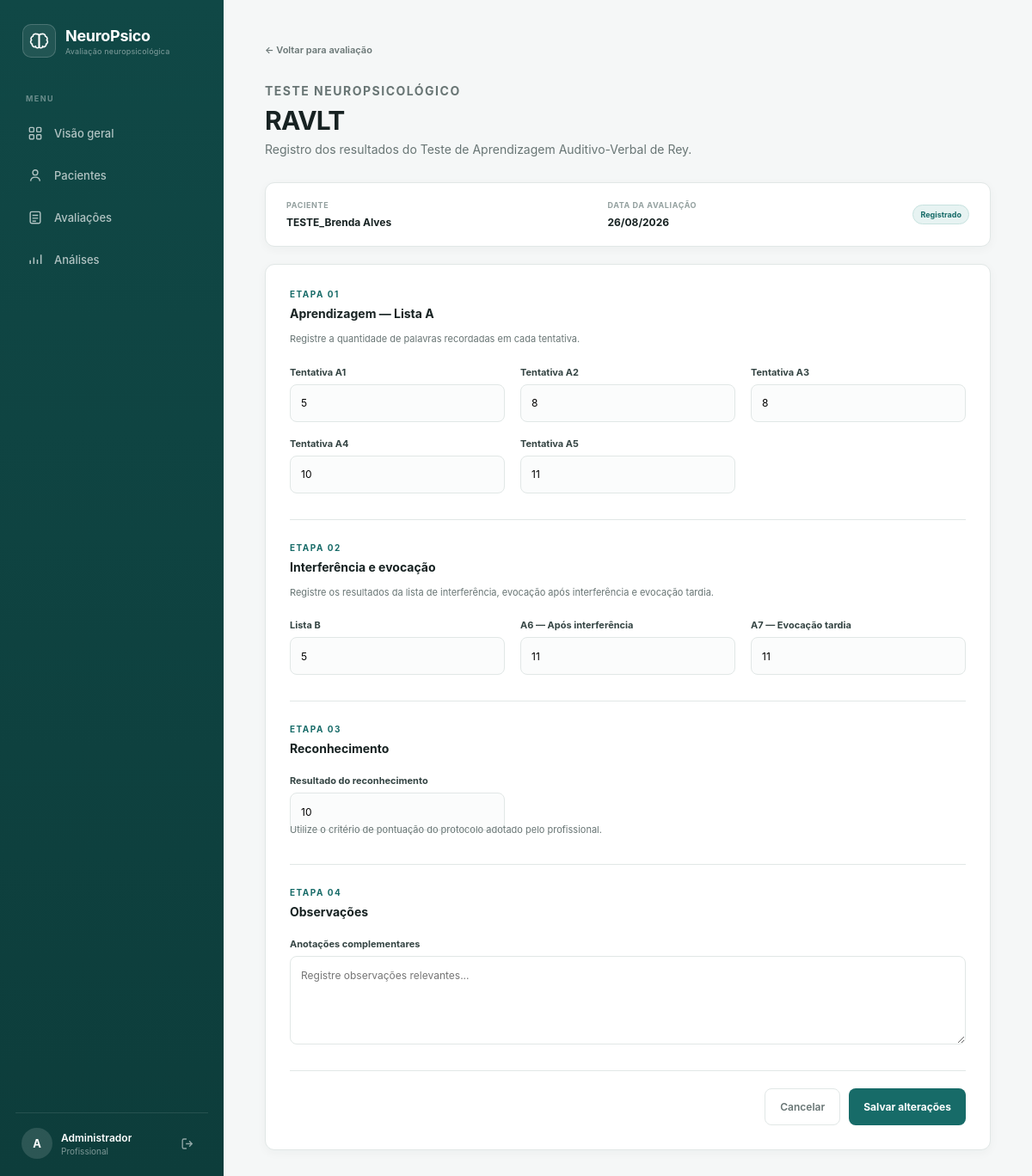
/avaliacoes/1/ravlt (signed in), run on the app's committed database.
### app/models/profissional.py (models this page shows, shortened)
class Profissional(UserMixin, db.Model):
    __tablename__ = "profissional"
    id = db.Column(db.Integer, primary_key=True)
    nome = db.Column(db.String(150), nullable=False)
    email = db.Column(db.String(150), nullable=False, unique=True)
    senha = db.Column(db.String(255), nullable=False)
    avaliacoes = db.relationship(
        "Avaliacao",
        back_populates="profissional"
    )

### app/models/paciente.py (models this page shows, shortened)
class Paciente(db.Model):
    __tablename__ = "paciente"
    id = db.Column(db.Integer, primary_key=True)
    nome = db.Column(db.String(150), nullable=False)
    data_nascimento = db.Column(db.Date, nullable=False)
    sexo = db.Column(db.String(30))
    estado_civil = db.Column(db.String(50))
    anos_estudo = db.Column(db.Integer)
    profissao = db.Column(db.String(100))
    ocupacao_atual = db.Column(db.String(100))
    avaliacoes = db.relationship(
        "Avaliacao",
        back_populates="paciente"
    )

### app/models/avaliacao.py (models this page shows, shortened)
class Avaliacao(db.Model):
    __tablename__ = "avaliacao"
    id = db.Column(db.Integer, primary_key=True)
    data = db.Column(db.Date, nullable=False)
    queixa_atual = db.Column(db.Text)
    horas_sono_anterior = db.Column(db.Float)
    observacao = db.Column(db.Text)
    profissional_id = db.Column(
        db.Integer,
        db.ForeignKey("profissional.id"),
        nullable=False
    )
    paciente_id = db.Column(
        db.Integer,
        db.ForeignKey("paciente.id"),
        nullable=False
    )
    profissional = db.relationship(
        "Profissional",
        back_populates="avaliacoes"
    )
    paciente = db.relationship(
        "Paciente",
        back_populates="avaliacoes"
    )
    ravlt = db.relationship(
        "RAVLT",
        back_populates="avaliacao",
        uselist=False,
        cascade="all, delete-orphan"
    )
    tmt = db.relationship(
        "TMT",
        back_populates="avaliacao",
        uselist=False,
        cascade="all, delete-orphan"
    )
    fluencia_verbal = db.relationship(
        "FluenciaVerbal",
        back_populates="avaliacao",
        uselist=False,
        cascade="all, delete-orphan"
    )

### app/models/ravlt.py (models this page shows, shortened)
class RAVLT(db.Model):
    __tablename__ = "ravlt"
    id = db.Column(db.Integer, primary_key=True)
    avaliacao_id = db.Column(
        db.Integer,
        db.ForeignKey("avaliacao.id"),
        nullable=False,
        unique=True
    )
    observacao = db.Column(db.Text)
    quantidade_a1 = db.Column(db.Integer)
    quantidade_a2 = db.Column(db.Integer)
    quantidade_a3 = db.Column(db.Integer)
    quantidade_a4 = db.Column(db.Integer)
    quantidade_a5 = db.Column(db.Integer)
    quantidade_lista_b = db.Column(db.Integer)
    quantidade_a6 = db.Column(db.Integer)
    quantidade_a7 = db.Column(db.Integer)
    reconhecimento = db.Column(db.Integer)
    avaliacao = db.relationship(
        "Avaliacao",
        back_populates="ravlt"
    )

### app/routes/ravlt.py (the view, shortened to what this page needs)
@ravlt_bp.route(
    "/<int:avaliacao_id>/ravlt",
    methods=["GET", "POST"]
)
@login_required
def formulario(avaliacao_id):
    avaliacao = buscar_avaliacao(avaliacao_id)
    ravlt = avaliacao.ravlt
    return render_template(
        "avaliacoes/ravlt.html",
        avaliacao=avaliacao,
        ravlt=ravlt
    )

### app/routes/ravlt.py (called while the page is built)
def buscar_avaliacao(avaliacao_id):
    avaliacao = db.get_or_404(Avaliacao, avaliacao_id)
    if avaliacao.profissional_id != current_user.id:
        abort(404)
    return avaliacao

### app/templates/avaliacoes/ravlt.html (shortened to what this page needs)
{% extends "base.html" %}
{% block content %}
<header class="page-header">
    <div>
        <a
            href="{{ url_for('avaliacoes.visualizar', avaliacao_id=avaliacao.id) }}"
            class="back-link"
        >
            ← Voltar para avaliação
        </a>
        <p class="page-eyebrow">TESTE NEUROPSICOLÓGICO</p>
        <h1>RAVLT</h1>
        <p>
            Registro dos resultados do Teste de
            Aprendizagem Auditivo-Verbal de Rey.
        </p>
    </div>
</header>
<section class="page-container">
    <div class="ravlt-patient-bar">
        <div>
            <span class="detail-label">PACIENTE</span>
            <strong>{{ avaliacao.paciente.nome }}</strong>
        </div>
        <div>
            <span class="detail-label">DATA DA AVALIAÇÃO</span>
            <strong>
                {{ avaliacao.data.strftime('%d/%m/%Y') }}
            </strong>
        </div>
        <div>
            <span class="test-status {% if ravlt %}completed{% endif %}">
                {% if ravlt %}
                    Registrado
                {% else %}
                    Não registrado
                {% endif %}
            </span>
        </div>
    </div>
    <form method="POST" class="form-card ravlt-form-card">
        <div class="form-section">
            <p class="page-eyebrow">ETAPA 01</p>
            <h2 class="form-section-title">
                Aprendizagem — Lista A
            </h2>
            <p class="ravlt-section-description">
                Registre a quantidade de palavras recordadas
                em cada tentativa.
            </p>
            <div class="ravlt-fields-grid">
                {% for numero in range(1, 6) %}
                {% set campo = 'quantidade_a' ~ numero %}
                <div class="form-group">
                    <label for="{{ campo }}">
                        Tentativa A{{ numero }}
                    </label>
                    <input
                        type="number"
                        id="{{ campo }}"
                        name="{{ campo }}"
                        min="0"
                        max="15"
                        placeholder="0 a 15"
                        value="{{ request.form.get(campo, ravlt|attr(campo) if ravlt else '') if request.method == 'POST' else (ravlt|attr(campo) if ravlt and ravlt|attr(campo) is not none else '') }}"
                    >
                </div>
                {% endfor %}
            </div>
        </div>
        <div class="form-section">
            <p class="page-eyebrow">ETAPA 02</p>
            <h2 class="form-section-title">
                Interferência e evocação
            </h2>
            <p class="ravlt-section-description">
                Registre os resultados da lista de interferência,
                evocação após interferência e evocação tardia.
            </p>
            <div class="ravlt-fields-grid">
                {% for campo, titulo in [
                    ('quantidade_lista_b', 'Lista B'),
                    ('quantidade_a6', 'A6 — Após interferência'),
                    ('quantidade_a7', 'A7 — Evocação tardia')
                ] %}
                <div class="form-group">
                    <label for="{{ campo }}">
                        {{ titulo }}
                    </label>
                    <input
                        type="number"
                        id="{{ campo }}"
                        name="{{ campo }}"
                        min="0"
                        max="15"
                        placeholder="0 a 15"
                        value="{{ request.form.get(campo, ravlt|attr(campo) if ravlt else '') if request.method == 'POST' else (ravlt|attr(campo) if ravlt and ravlt|attr(campo) is not none else '') }}"
                    >
                </div>
                {% endfor %}
            </div>
        </div>
        <div class="form-section">
            <p class="page-eyebrow">ETAPA 03</p>
            <h2 class="form-section-title">
                Reconhecimento
            </h2>
            <div class="ravlt-fields-grid">
                <div class="form-group">
                    <label for="reconhecimento">
                        Resultado do reconhecimento
                    </label>
                    <input
                        type="number"
                        id="reconhecimento"
                        name="reconhecimento"
                        min="0"
                        placeholder="Informe o escore"
                        value="{{ request.form.get('reconhecimento', ravlt.reconhecimento if ravlt else '') if request.method == 'POST' else (ravlt.reconhecimento if ravlt and ravlt.reconhecimento is not none else '') }}"
                    >
                </div>
            </div>
            <p class="ravlt-section-description">
                Utilize o critério de pontuação do protocolo
                adotado pelo profissional.
            </p>
        </div>
        <div class="form-section">
            <p class="page-eyebrow">ETAPA 04</p>
            <h2 class="form-section-title">
                Observações
            </h2>
            <div class="form-group">
                <label for="observacao">
                    Anotações complementares
                </label>
                <textarea
                    id="observacao"
                    name="observacao"
                    rows="4"
                    placeholder="Registre observações relevantes..."
                >{{ request.form.get('observacao', ravlt.observacao or '' if ravlt else '') }}</textarea>
            </div>
        </div>
        <div class="form-actions">
            <a
                href="{{ url_for('avaliacoes.visualizar', avaliacao_id=avaliacao.id) }}"
                class="button-secondary"
            >
                Cancelar
            </a>
            <button type="submit" class="button-primary">
                {% if ravlt %}
                    Salvar alterações
                {% else %}
                    Salvar resultados
                {% endif %}
            </button>
        </div>
    </form>
</section>
{% endblock %}

### app/templates/base.html (shortened to what this page needs)
<!DOCTYPE html>
<html lang="pt-BR">
<head>
    <link
        rel="stylesheet"
        href="{{ url_for('static', filename='css/app.css') }}"
    >
</head>
<body>
<div class="app-layout">
    <aside class="sidebar">
        <div class="sidebar-header">
            <div class="brand-icon">
            </div>
            <div>
                <span class="brand-name">NeuroPsico</span>
                <span class="brand-subtitle">
                    Avaliação neuropsicológica
                </span>
            </div>
        </div>
        <nav class="sidebar-nav">
            <span class="nav-section-title">
                MENU
            </span>
            <a
                href="{{ url_for('auth.dashboard') }}"
                class="nav-item {% if request.endpoint == 'auth.dashboard' %}active{% endif %}"
            >
                <span>Visão geral</span>
            </a>
            <a
                href="{{ url_for('pacientes.listar') }}"
                class="nav-item {% if request.blueprint == 'pacientes' %}active{% endif %}"
            >
                <svg viewBox="0 0 24 24" fill="none">
                    <circle
                        cx="12"
                        cy="8"
                        r="3.5"
                        stroke="currentColor"
                        stroke-width="1.7"
                    />
                    <path
                        d="M5.5 20C5.8 16.5 8.3 14.5 12 14.5C15.7 14.5 18.2 16.5 18.5 20"
                        stroke="currentColor"
                        stroke-width="1.7"
                    />
                </svg>
                <span>Pacientes</span>
            </a>
            <a href="{{ url_for('avaliacoes.listar') }}" class="nav-item {% if request.blueprint == 'avaliacoes' %}active{% endif %}">
                <svg viewBox="0 0 24 24" fill="none">
                    <rect
                        x="5"
                        y="4"
                        width="14"
                        height="16"
                        rx="2"
                        stroke="currentColor"
                        stroke-width="1.7"
                    />
                    <path
                        d="M8 9H16M8 13H16M8 17H13"
                        stroke="currentColor"
                        stroke-width="1.7"
                    />
                </svg>
                <span>Avaliações</span>
            </a>
            <a href="{{ url_for('analises.index') }}" class="nav-item">
                <svg viewBox="0 0 24 24" fill="none">
                    <path
                        d="M5 18V13M10 18V9M15 18V12M20 18V5"
                        stroke="currentColor"
                        stroke-width="1.8"
                    />
                </svg>
                <span>Análises</span>
            </a>
        </nav>
        <div class="sidebar-footer">
            <div class="user-info">
                <div class="user-avatar">
                    {{ current_user.nome[0] | upper }}
                </div>
                <div class="user-details">
                    <span class="user-name">
                        {{ current_user.nome }}
                    </span>
                    <span class="user-role">
                        Profissional
                    </span>
                </div>
            </div>
            <a
                href="{{ url_for('auth.logout') }}"
                class="logout-button"
                title="Sair"
            >
                <svg viewBox="0 0 24 24" fill="none">
                    <path
                        d="M10 5H6C4.9 5 4 5.9 4 7V17C4 18.1 4.9 19 6 19H10"
                        stroke="currentColor"
                        stroke-width="1.7"
                    />
                    <path
                        d="M14 8L18 12L14 16M18 12H9"
                        stroke="currentColor"
                        stroke-width="1.7"
                    />
                </svg>
            </a>
        </div>
    </aside>
    <main class="main-content">
        {% block content %}{% endblock %}
    </main>
</div>
</body>
</html>

### data on the page
Profissional: nome "A", nome "Administrador"
Paciente: paciente.nome "TESTE_Brenda Alves"
Avaliacao: data "26/08/2026"
RAVLT: quantidade_a1 "5" "8" "8" "10" "11", quantidade_lista_b "5" "11" "11", reconhecimento "10"

### other printed values
{{ numero }} "1" "2" "3" "4" "5"
{{ titulo }} "Lista B" "A6 — Após interferência" "A7 — Evocação tardia"
